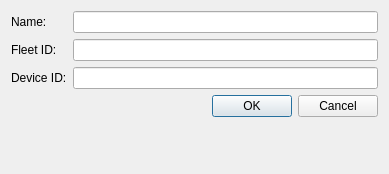
<?xml version="1.0" encoding="UTF-8"?>
<ui version="4.0">
 <class>AddDialog</class>
 <widget class="QDialog" name="AddDialog">
  <property name="geometry">
   <rect>
    <x>0</x>
    <y>0</y>
    <width>389</width>
    <height>174</height>
   </rect>
  </property>
  <property name="windowTitle">
   <string>Dialog</string>
  </property>
  <layout class="QFormLayout" name="formLayout">
   <item row="0" column="0">
    <widget class="QLabel" name="nameLabel">
     <property name="text">
      <string>Name:</string>
     </property>
    </widget>
   </item>
   <item row="0" column="1">
    <widget class="QLineEdit" name="nameField">
     <property name="statusTip">
      <string>An informal name for the radio, i.e. 'Truck Radio'.</string>
     </property>
    </widget>
   </item>
   <item row="1" column="0">
    <widget class="QLabel" name="fleetIdLabel">
     <property name="text">
      <string>Fleet ID:</string>
     </property>
    </widget>
   </item>
   <item row="1" column="1">
    <widget class="QLineEdit" name="fleetIdField"/>
   </item>
   <item row="2" column="0">
    <widget class="QLabel" name="deviceIdLabel">
     <property name="text">
      <string>Device ID:</string>
     </property>
    </widget>
   </item>
   <item row="2" column="1">
    <widget class="QLineEdit" name="deviceIdField"/>
   </item>
   <item row="3" column="0" colspan="2">
    <widget class="QDialogButtonBox" name="buttonBox">
     <property name="orientation">
      <enum>Qt::Horizontal</enum>
     </property>
     <property name="standardButtons">
      <set>QDialogButtonBox::Cancel|QDialogButtonBox::Ok</set>
     </property>
    </widget>
   </item>
  </layout>
 </widget>
 <resources/>
 <connections>
  <connection>
   <sender>buttonBox</sender>
   <signal>accepted()</signal>
   <receiver>AddDialog</receiver>
   <slot>accept()</slot>
   <hints>
    <hint type="sourcelabel">
     <x>248</x>
     <y>254</y>
    </hint>
    <hint type="destinationlabel">
     <x>157</x>
     <y>274</y>
    </hint>
   </hints>
  </connection>
  <connection>
   <sender>buttonBox</sender>
   <signal>rejected()</signal>
   <receiver>AddDialog</receiver>
   <slot>reject()</slot>
   <hints>
    <hint type="sourcelabel">
     <x>316</x>
     <y>260</y>
    </hint>
    <hint type="destinationlabel">
     <x>286</x>
     <y>274</y>
    </hint>
   </hints>
  </connection>
 </connections>
</ui>
